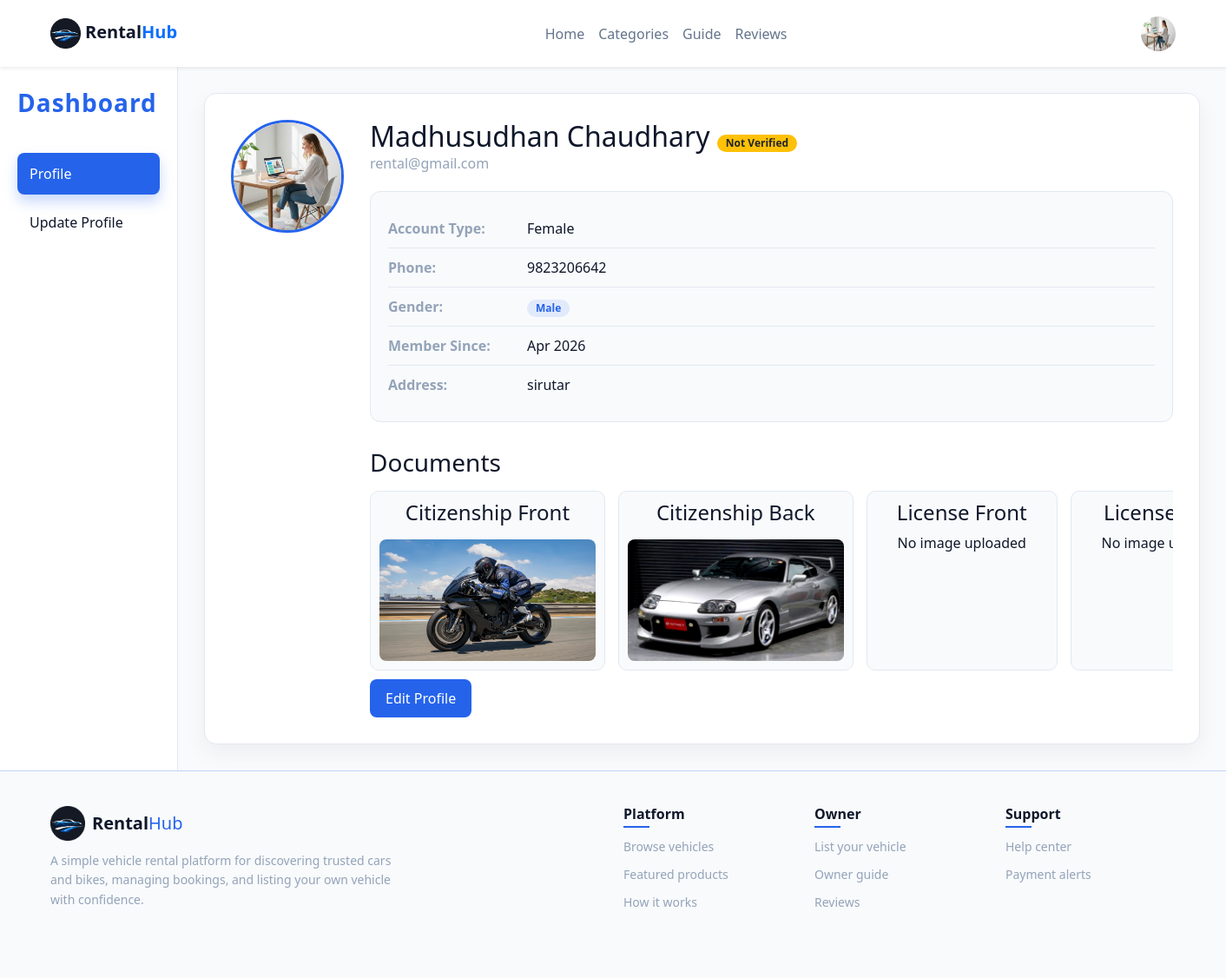
The page /account/profile/ (signed in) on the database as committed earlier.
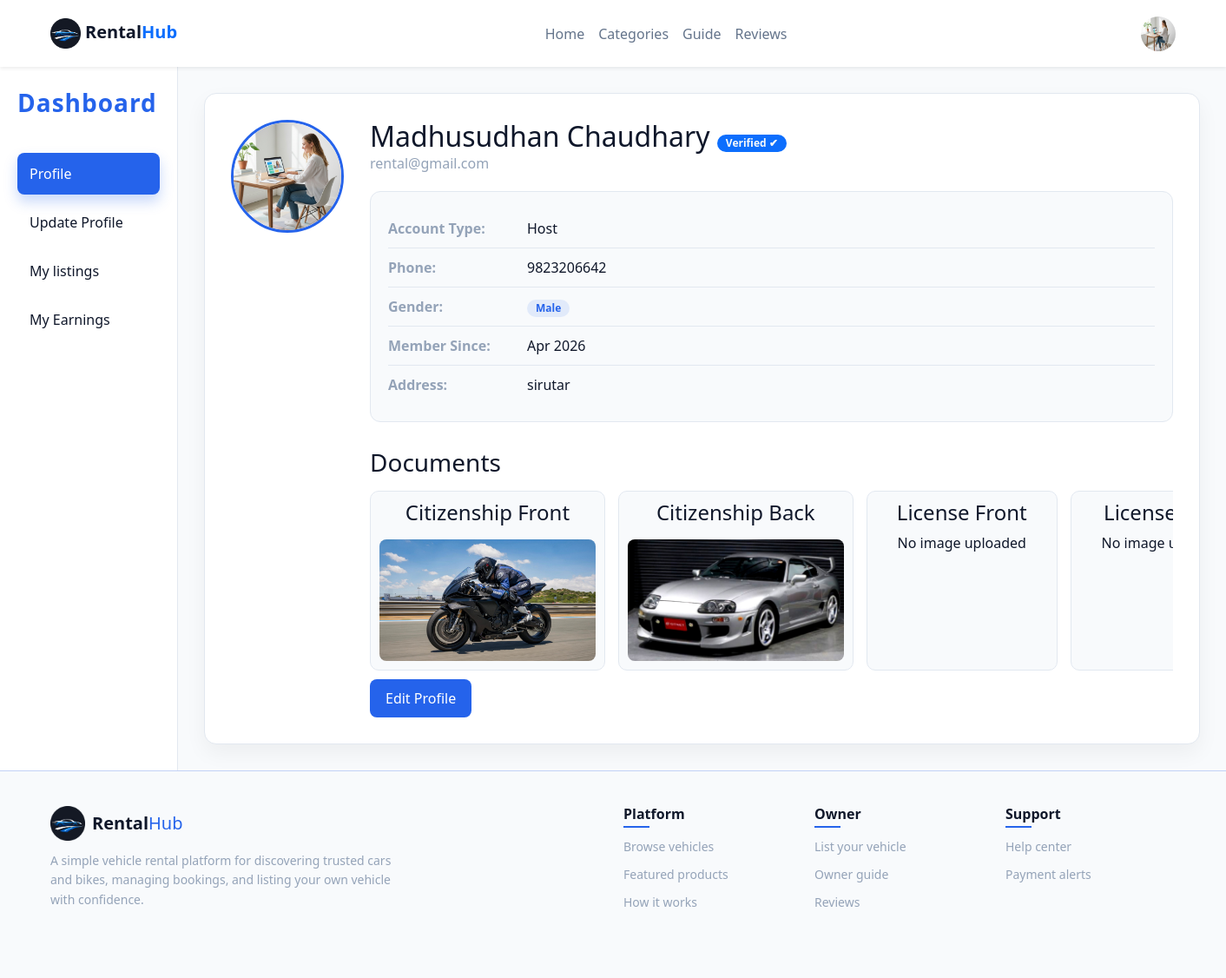
The same page on the database as committed later.
### account/models.py (models this page shows, shortened)
class Profile(models.Model):
    user=models.OneToOneField(User,on_delete=models.CASCADE,related_name='profile')
    profilepic=models.ImageField(upload_to='profile',null=True,blank=True)
    fname=models.CharField(max_length=200)
    lname=models.CharField(max_length=200)
    phone=models.CharField(max_length=20)
    address=models.CharField(max_length=300)
    gender=models.CharField(max_length=20)
    citizen=models.CharField(max_length=30)
    citizenfront=models.ImageField(upload_to='Id',null=True,blank=True)
    citizenback=models.ImageField(upload_to='Id',null=True,blank=True)
    licence=models.CharField(max_length=30,null=True,blank=True)
    licencefront=models.ImageField(upload_to='Id',null=True,blank=True)
    licenceback=models.ImageField(upload_to='Id',null=True,blank=True)
    approved=models.BooleanField(default=False)
    account_type=models.CharField(max_length=20)
    created_at=models.DateTimeField(auto_now_add=True)

### account/views.py (the view)
# urls.py: path('profile/',views.profile,name='profile'),
@login_required(login_url='log_in')
def profile(request):
    data, created = Profile.objects.get_or_create(user=request.user)
    return render(request,'profile/profile.html',{'data':data})

### account/templates/profile/profile.html
{% extends "dashboard.html" %}
{% load static %}
{% block procss %}
<link rel="stylesheet" href="{% static 'css/profil.css' %}">
{% endblock procss %}
{% block profile %}
<div class="profile-wrapper">
    <div class="profile-card">
        <div class="profile-image">
            {% if data and data.profilepic %}
            <img src="{{ data.profilepic.url }}" alt="Profile Image">
            {% else %}
            <img src="{% static 'images/profile_avatar.png' %}" alt="Profile Image">
            {% endif %}
        </div>
        <div class="profile-info">
            <h2>
                {{ data.fname|title }} {{ data.lname|title }}
                {% if data.approved %}
                <span class="badge bg-primary text-light">Verified ✔</span>
                {% else %}
                <span class="badge bg-warning text-dark">Not Verified</span>
                {% endif %}
            </h2>
            <p class="email">{{ request.user.email }}</p>
            <div class="info-box single">
                <div class="info-row">
                    <span class="label">Account Type:</span>
                    <span class="value">{{data.account_type|title}}</span>
                </div>
                <div class="info-row">
                    <span class="label">Phone:</span>
                    <span class="value">{{data.phone}}</span>
                </div>
                <div class="info-row">
                    <span class="label">Gender:</span>
                    <span class="value">
                        <span class="badge">{{data.gender}}</span>
                    </span>
                </div>
                <div class="info-row">
                    <span class="label">Member Since:</span>
                    <span class="value">{{ data.created_at|date:"M Y" }}</span>
                </div>
                <div class="info-row">
                    <span class="label">Address:</span>
                    <span class="value">
                        {{ data.address|default:"Not added yet" }}
                    </span>
                </div>
            </div>
            <div class="document-section">
                <h3>Documents</h3>
                <div class="doc-grid">
                    <div class="doc-card">
                        <h4>Citizenship Front</h4>
                        {% if data.citizenfront %}
                          <img src="{{data.citizenfront.url}}" alt="ID Front">
                          {% else %}
                        <p>No image uploaded</p>
                        {% endif %}
                    </div>
                    <div class="doc-card">
                        <h4>Citizenship Back</h4>
                        {% if data.citizenback %}
                        <img src="{{data.citizenback.url}}" alt="ID Back">
                          {% else %}
                        <p>No image uploaded</p>
                        {% endif %}
                    </div>
                    <div class="doc-card">
                        <h4>License Front</h4>
                        {% if data.licencefront %}
                        <img src="{{ data.licencefront.url }}" alt="License Front">
                        {% else %}
                        <p>No image uploaded</p>
                        {% endif %}
                    </div>
                    <div class="doc-card">
                        <h4>License Back</h4>
                        {% if data.licenceback %}
                        <img src="{{ data.licenceback.url }}" alt="License Front">
                        {% else %}
                        <p>No image uploaded</p>
                        {% endif %}
                    </div>
                </div>
            </div>
            <a href="{% url 'profile_update' %}" class="edit-btn">
                Edit Profile
            </a>
        </div>
    </div>
</div>
{% endblock profile %}

Rows that differ between the two databases and show on the page:
changed Profile "Madhusudhan": approved False → True (drawn); account_type "Female" → "Host"
Other text that changed with them:
text no longer shown: "Not Verified"
text now shown: "My listings My Earnings Verified ✔"
